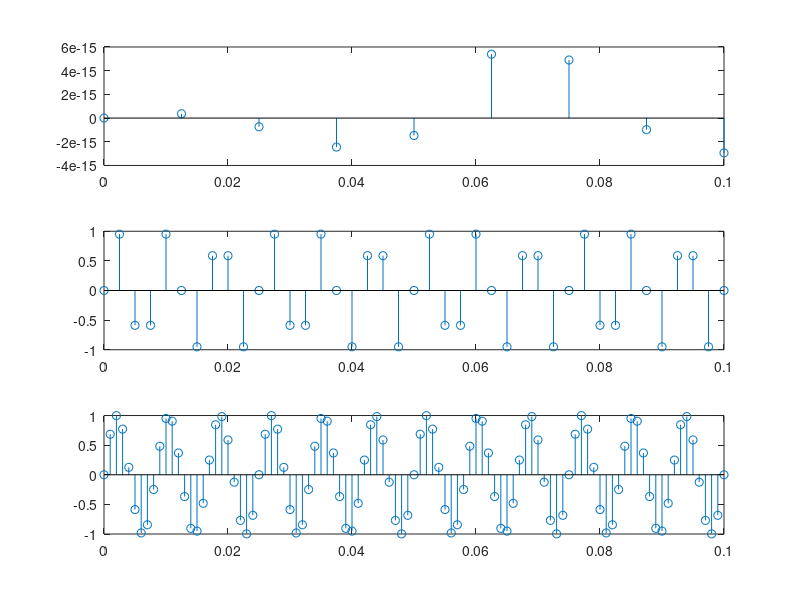

This figure's MATLAB source:
%% clear
clc
clear all
close all

%% declare
rates = [80, 400, 1000];
n{1} = []
x{1} = []
for i = 1:3
    n{i} = 0:1/rates(i):0.1;
    x{i} = sin(240*pi*n{i});
end

%% plot
for i = 1:3
    subplot(3,1,i);
    stem(n{i},x{i});
end